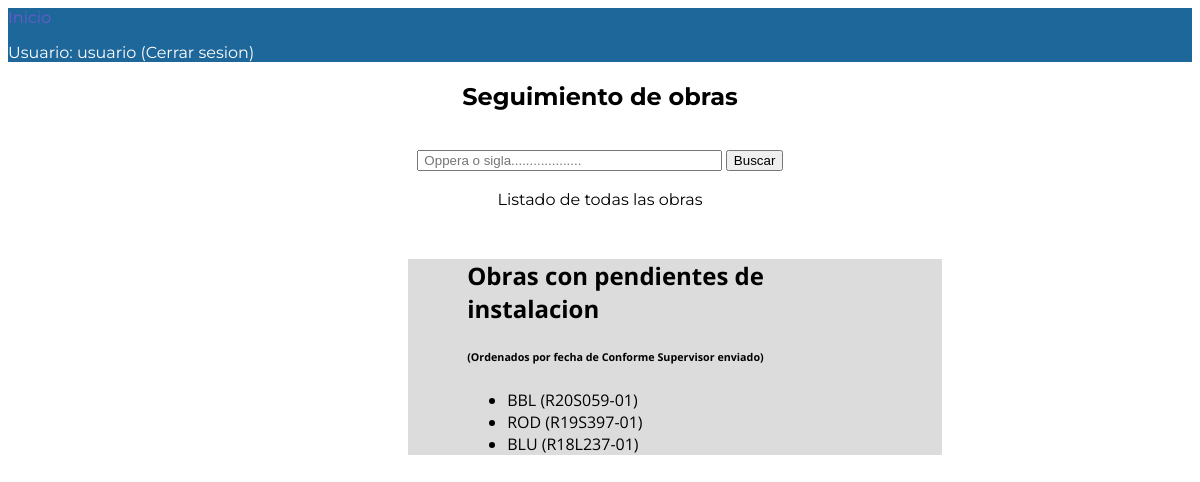
Screenshot of /manager/pendinstall/ (signed in) with the database file from the repository.
### manager/models.py (models this page shows)
class WorkSheet(models.Model):
    site = models.CharField(verbose_name = 'Sigla', max_length = 12)
    oppera = models.CharField(verbose_name = 'No. Oppera', max_length =  10)
    cs_date = models.DateField(verbose_name = 'Fecha CS',null = True)
    cs_comments = models.CharField(verbose_name = 'Comentarios sobre CS', null = True , blank = True, max_length = 200)
    pendings_date = models.DateField(verbose_name = 'Fecha SA',null = True, blank = True)
    claim_date = models.DateField(verbose_name = 'Fecha reclamo pendientes',null = True, blank = True)
    asp = models.CharField(verbose_name = 'ASP responsable', max_length = 15, null = True , blank = True)
    claim_pending_comments = models.CharField(verbose_name = 'Cometarios sobre el reclamo a ASP', null = True , blank = True, max_length = 200)
    ca_date = models.DateField(verbose_name = 'Fecha CA',null = True, blank = True)
    ca_comments = models.CharField(verbose_name = 'Comentarios sobre CA', null = True , blank = True, max_length = 200)
    SERVER_PICS = (
        ('s','Si'),
        ('n','No')
    )
    ca_pics_link = models.CharField(max_length = 1, choices = SERVER_PICS, blank = True, null = True, verbose_name = 'Fotos para servidor de Antel')
    pend_type = models.ManyToManyField(PendType, verbose_name = 'Tipo de pendiente', blank = True)
    CLOSED = (
        ('s','Si'),
        ('n','No')
    )
    closed = models.CharField(max_length = 1, choices = CLOSED, blank = True, default = 'n', verbose_name = 'Obra cerrada')
    SIDE = (
        ('a','Antel'),
        ('e','Ericsson')
    )
    pend_side = models.CharField(max_length = 1, choices = SIDE, blank = True, default = 'a', verbose_name = 'Responsable de contestar')
    class Meta:
        ordering = ['-cs_date']

### manager/views.py (the view)
# urls.py: path('pendinstall/',views.pendinstall, name = 'pend-install'),
@login_required
def pendinstall(request):
    title = 'Obras con pendientes de instalacion'
    filter = WorkSheet.objects.filter(
            ~Q(pendings_date = None) & Q(ca_date = None) & Q(closed = 'n') & Q(pend_type = 2)
        )
    return render(
        request,
        'manager/worksheet_list.html',
        context = {
            'filter':filter,
            'title':title,
        }
    )

### templates/manager/worksheet_list.html (shortened to what this page needs)
{% extends "base_generic.html" %}
{% block content %}
<div id="wrapper2">
    <h2>{{ title }}</h2>
    {% if request.user.is_authenticated %}
        {% if filter %}
        <h6>(Ordenados por fecha de Conforme Supervisor enviado)</h6>
            <ul>
                {% for pend in filter %}
                <li>
                    <a href="{% url 'work-detail' pend.id %}">{{ pend.site }} ({{ pend.oppera }})</a>
                </li>
                {% endfor %}
            </ul>
        {% endif %}
    {% endif %}
    </div>
    {% endblock %}

### templates/base_generic.html (shortened to what this page needs)
<!DOCTYPE html>
<html lang="en">
<head>
  {% load static %}
  <link rel="stylesheet" href="{% static 'css/styles.css' %}">
</head>
<body>
  <header>
    <nav>
      <a href="{% url 'index' %}" class="selected">Inicio</a><br>
      {% if user.is_authenticated %}
       <p> Usuario: {{ user.get_username }}
        <a href="{% url 'logout' %}">(Cerrar sesion)</a>
       </p>
      {% else %}
        <a href="{% url 'login'%}?next={{request.path}}">Inciar sesion</a>
      {% endif %}
    </nav>
  </header>
  <div id="logo">
    <h2>Seguimiento de obras</h2><br>
</div>
<div id="search-bar">
    <form action="{% url 'search-work' %}" method="get">
        <input name="q" type="text" size= "35" placeholder=" Oppera o sigla...................">
        <button>Buscar</button><br><br>
    </form>
</div>
<div id="logo">
  <a href="{% url 'export_users_xls' %}">Listado de todas las obras</a>
</div>
  <div class="container-fluid">
    <div class="row">
      <div class="col-sm-10 ">
      {% block content %}{% endblock %}
      </div>
    </div>
  </div>
</body>
</html>

### manager/static/css/styles.css (style rules this page uses)
body { font-family: 'Montserrat'; color: black; }
a { text-decoration: none; color: black; }
a.selected, a:hover { color: slateblue; }
#wrapper2 { max-width: 1500px; margin: 50px 250px 250px 400px; padding: 0 5% ; text-align: left; font-family: 'Open Sans'; background-color: gainsboro; }
nav a, nav a:visited { color: #ffffff; }
nav p { color: white; }
header { background-color: #1E679A; border-color: black; }
#logo { text-align: center; margin: 0; }
#search-bar { text-align: center; margin: 0; }

### rows the page displays
WorkSheet: site "BBL", oppera "R20S059-01"
WorkSheet: site "ROD", oppera "R19S397-01"
WorkSheet: site "BLU", oppera "R18L237-01"

### other values shown
{{ user.get_username }} "usuario"
{{ title }} "Obras con pendientes de instalacion"
